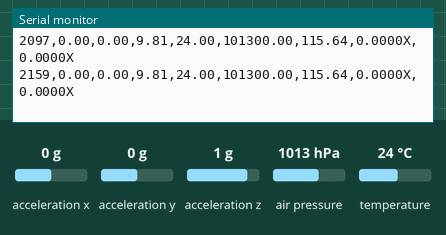
Recording of a program running on a simulated Teensy 4. Parts: the last lines printed to the serial monitor. Wiring (inferred from the names in the program): MPU-6050 motion sensor at I2C address 0x68. The test bench sets the inputs (shaded band); at power-on: acceleration x 0 g, acceleration y 0 g, acceleration z 1 g, air pressure 1013 hPa, temperature 24 °C. Storage starts empty.

Above: at 2.2 s.
2.3 s: acceleration x set to -1.4 g
At 2.41 s:
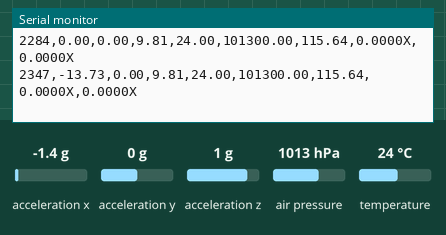
3.8 s: acceleration y set to -1.4 g
At 3.9 s:
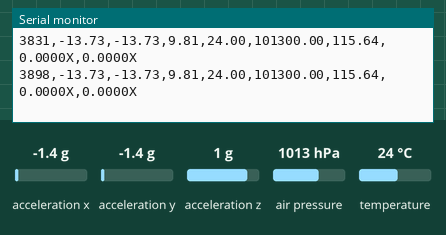
5.3 s: acceleration z set to -1.4 g
At 5.3 s:
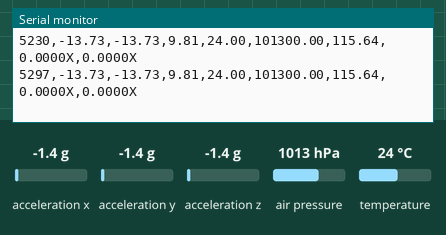
6.8 s: air pressure set to 952 hPa
At 6.8 s:
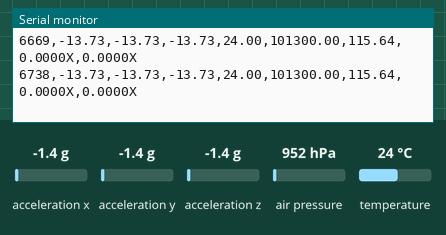
8.3 s: temperature set to 12 °C
At 8.36 s:
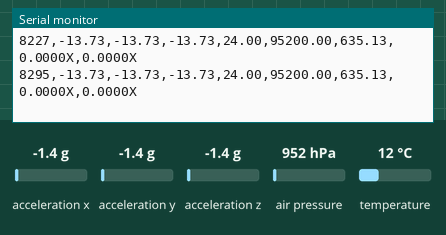
Timing chart, 0 to 10.8 s (numbered marks = the images above; inputs shaded):
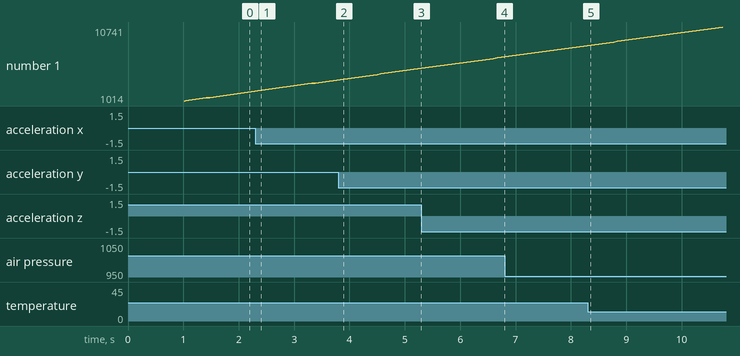

The program:

main.cpp
```cpp
#include <Arduino.h>
#include <Wire.h>
#include <Adafruit_GPS.h>
#include <Adafruit_BMP280.h>
#include <SD.h>
#include <SPI.h>

#define BMP_SCK (13)
#define BMP_MISO (12)
#define BMP_MOSI (11)
#define BMP_CS (10)

Adafruit_BMP280 bmp(BMP_CS, BMP_MOSI, BMP_MISO, BMP_SCK);

#define GPSSerial Serial8
Adafruit_GPS GPS(&GPSSerial);

const unsigned long interval = 100;
unsigned long previousMillis = 0;

const int MPU = 0x68; // MPU6050 I2C address

float AccX, AccY, AccZ;
int16_t AccX_raw, AccY_raw, AccZ_raw;
String accelerometerData;

// SD Card Stuff
Sd2Card card;
SdVolume volume;
SdFile root;
File myFile;
File counterFile;
const int chipSelect = BUILTIN_SDCARD;
String fileName;

void initSDCard()
{
  Serial.println("Initializing SD Card...");

  if (!card.init(SPI_HALF_SPEED, chipSelect))
  {
    Serial.println({"initialization Failed!"});
  }

  fileName = String(SD.usedSize()) + ".csv";
}

void setup()
{
  // Wait until serial port is initialized
  /**
   * TESTING PURPOSES ONLY SHOULD BE COMMENTED ON PRODUCTION
  */
  // while (!Serial)
  // {
  //   delay(100);
  // }
  Serial2.begin(9600); // antenna
  Serial.begin(9600);  // PC Port for testing
  GPS.begin(4800);     // GPS Modules
  bmp.begin();         // BMP 280

  delay(1000);

  initSDCard();

  // IMU init
  Wire.begin(); // start communication
  Wire.beginTransmission(MPU);

  Wire.write(0x6B);
  Wire.write(0x00); // reset device
  Wire.endTransmission(true);

  // BMP280 init
  /* Default settings from datasheet. */
  bmp.setSampling(Adafruit_BMP280::MODE_NORMAL,     /* Operating Mode. */
                  Adafruit_BMP280::SAMPLING_X2,     /* Temp. oversampling */
                  Adafruit_BMP280::SAMPLING_X16,    /* Pressure oversampling */
                  Adafruit_BMP280::FILTER_X16,      /* Filtering. */
                  Adafruit_BMP280::STANDBY_MS_500); /* Standby time. */
}

/**
 * Reads the acceleration values and returns as a string
 */
String readAccValues()
{
  Wire.beginTransmission(MPU);
  Wire.write(0x3B); // Start with register 0x3B (ACCEL_XOUT_H)
  Wire.endTransmission(false);
  Wire.requestFrom(static_cast<uint8_t>(MPU),
                   static_cast<uint8_t>(6),
                   static_cast<bool>(true)); // Read 6 registers total, each axis value is stored in 2 registers

  int16_t AccX_raw = (Wire.read() << 8 | Wire.read()); // X-axis value
  int16_t AccY_raw = (Wire.read() << 8 | Wire.read()); // Y-axis value
  int16_t AccZ_raw = (Wire.read() << 8 | Wire.read()); // Z-axis value

  double AccX = (AccX_raw / 16384.0) * 9.81; // Convert to actual accelerometer value
  double AccY = (AccY_raw / 16384.0) * 9.81;
  double AccZ = (AccZ_raw / 16384.0) * 9.81;

  String result = String(AccX) + "," + String(AccY) + "," + String(AccZ);
  return result;
}

void pr(const String &data)
{
  Serial.println(data);
  Serial2.println(data);
}

/**
 * Ensure string is formatted as CSV. Saves the string to data file
 * Checks if -1 is data value
 */
void saveData(String data)
{
  myFile = SD.open(fileName.c_str(), FILE_WRITE);
  if (data.equals("-1"))
    return;
  if (myFile)
  {
    myFile.println(data);
    myFile.close();
  }
  else
  {
    Serial.print("Error opening the file :");
    Serial.println(fileName);
  }
}
/**
 * Returns values in CSV format based on whether or not GPS data is received
 * returns -1 when no data is available to read
 * Returns in this format: Millseconds running, Acceleration X, Y and Z, Temperature, Pressure, Altitude, Latitude (Most sig figs), Lat (Least Sig Figs)
 * Longitude (Most Sig Figs), Latitude (Least Sig Figs)
 */
String getAllData()
{
  unsigned long currentMillis = millis();

  delay(10);
  GPS.read();
  if (GPS.newNMEAreceived())
  {
    accelerometerData = readAccValues();
    // Someone please do this string formatting better please
    if (GPS.lat)
    {
      return String(millis()) + "," + accelerometerData + "," + String(bmp.readTemperature()) + "," + bmp.readPressure() + "," + bmp.readAltitude(1027) + "," +
             String(GPS.latitude, 4) + String(GPS.lat) + "," + String(GPS.longitude, 4) + String(GPS.lon);
    }
    if (!GPS.parse(GPS.lastNMEA()))
    {
    }
  }

  else if (currentMillis - previousMillis >= interval)
  {
    previousMillis = currentMillis;
    accelerometerData = readAccValues();

    /*
    pr(String(millis()) + ",");
    pr(accelerometerData + ",");
    pr(String(bmp.readTemperature()) + ",");
    pr(String(bmp.readPressure()) + ",");
    pr(String(bmp.readAltitude(1027)) + "\n");
    */
   // Same here
    return String(millis()) + "," + accelerometerData + "," + String(bmp.readTemperature()) + "," + bmp.readPressure() + "," + bmp.readAltitude(1027) + ",,,,";
  }
  return "-1";
}

void loop()
{
  String currentData = getAllData();

  if (!(currentData.equals("-1")))
  {
    pr(currentData);
    saveData(currentData);
  }
}
```

Measured:
- after the input at 2.3 s, the serial monitor: prints a new line after 0.05 s (image 1)
- after the input at 3.8 s, the serial monitor: prints a new line at once (image 2)
- plotted number 1: 2284 → 3767 after the input at 2.3 s, 3767 → 5297 after the input at 3.8 s, 5297 → 6738 after the input at 5.3 s, 6738 → 8295 after the input at 6.8 s
